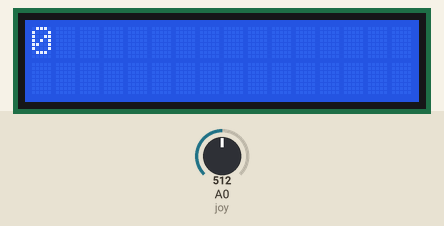
The sketch below on a simulated Arduino Uno, built with avr-gcc and run on an emulated ATmega328P. Parts: 16×2 character LCD. Inputs (shaded band) come from the test bench; at power-on: A0 (joy) = 512.

Above: at 1.2 s.
1.3 s: A0 (joy) set to 989
2.8 s: A0 (joy) set to 1018
At 3.2 s:
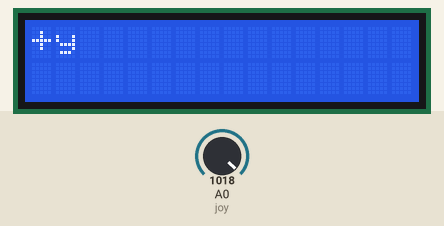
4.3 s: A0 (joy) set to 0
5.8 s: A0 (joy) set to 1010
Timing chart, 0 to 8.3 s (numbered marks = the images above; inputs shaded):
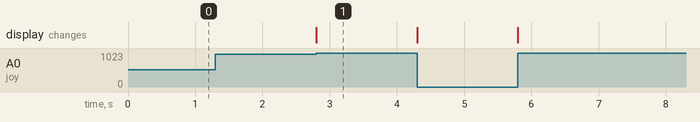

The sketch:

sketch_jan30a.ino
```cpp
#include <LiquidCrystal.h>

LiquidCrystal lcd(12,11,6,5,4,3);

int joy=A0;
int value ;


void setup()
{
 pinMode(joy,INPUT);
 lcd.begin(16,2);
}


void loop ()
{
  value=analogRead(joy);
  lcd.setCursor(0,0);
  if ( value > 1000 ) {
    lcd.write("+y");
  }
  if ( value == 512 ) {
    lcd.clear();
    lcd.write("0");
  }
  if ( value == 0 ) {
    lcd.write("-y");
  }
}
```

Measured:
- the behaviour switches between 1000 and 1001 on A0 (joy) (found by bisection; images 0 and 1)
- after the input at 1.3 s, every drawn part: stays the same
- after the input at 2.8 s, the display: changes at once (image 1)
